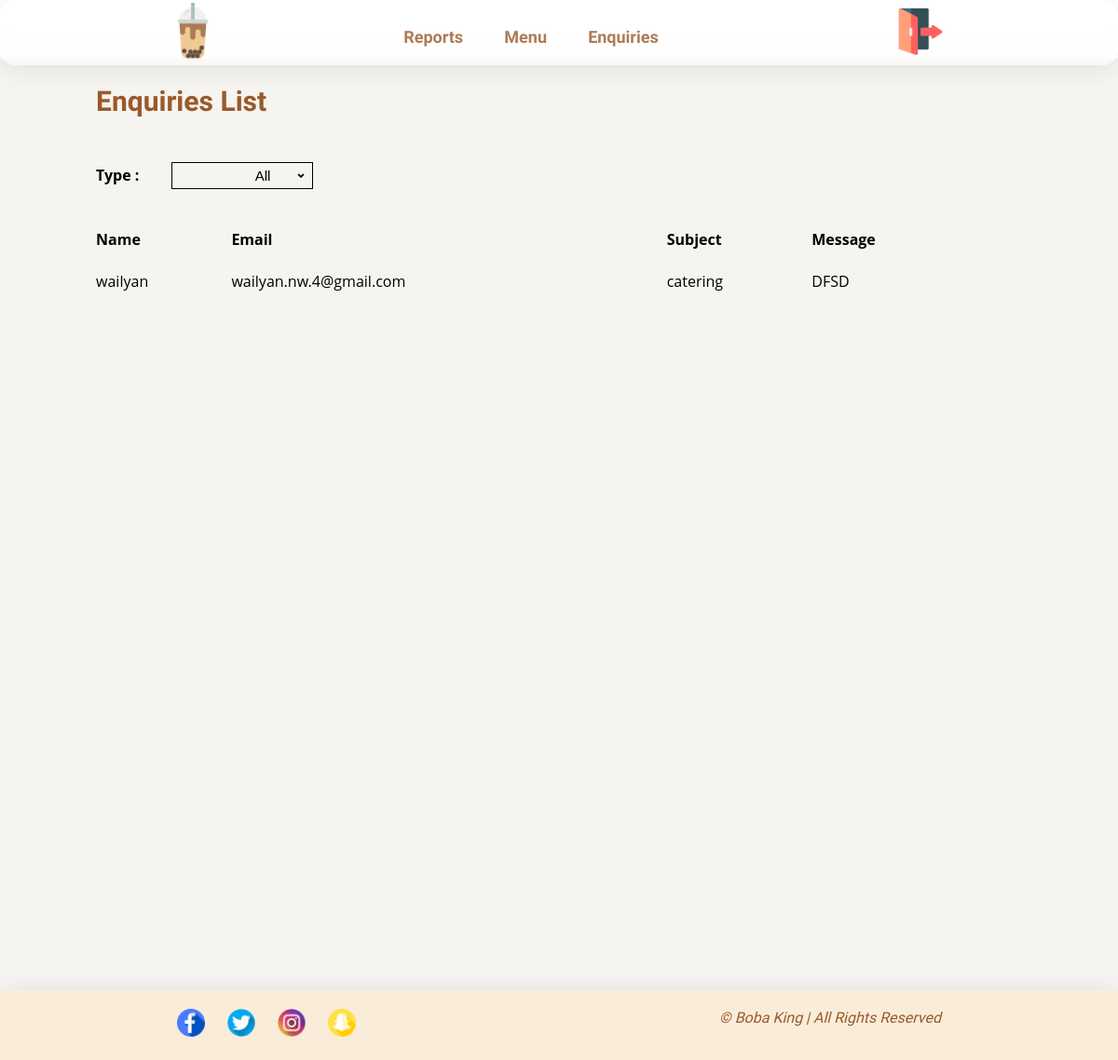
The app's page /adminEnquiries.php (signed in) with its own data.
### tables this page shows
CREATE TABLE `feedback` (
  `id` int(10) NOT NULL,
  `name` varchar(50) NOT NULL,
  `email` varchar(50) NOT NULL,
  `subject` varchar(80) NOT NULL,
  `message` varchar(140) NOT NULL
);

### adminEnquiries.php (the view, shortened to what this page needs)
<!DOCTYPE html>
<html lang="en">
<head>
    <link rel="stylesheet" href="./styles/style.css">
</head>
<body>
    <div class="container">
        <section>
            <div class="header">
                <div class="header-box1"><a href="index.php"><img src="assets/nav/logo.png" alt="logo" class="logo"></a>
                </div>
                <div class="header-box2">
                    <nav class="main-nav">
                        <ul>
                        <li><a href="adminReports.php"><b>Reports</b></a></li>
                                <li><a href="adminMenu.php"><b>Menu</b></a></li>
                                <li><a href="adminEnquiries.php"><b>Enquiries</b></a></li>
                        </ul>
                    </nav>
                </div>
                <div class="header-box3">
                    <nav class="main-nav">
                        <a id="cart" href="./php/adminLogout.php"><img src="assets/nav/logout-icon.png" width="50px"
                                height="50px" style="margin-top: 4px; margin-left: 50px;"></a>
                    </nav>
                </div>
            </div>
        </section>
        <div class="cart-main">
            <table id="history-table" style="width: 80%;">
                <thead>
                    <tr>
                        <th colspan="3">
                            <h2 class="ttl" style="text-align: left;">Enquiries List</h2>
                        </th>
                        <th></th>
                    </tr>
                    <tr style="margin-bottom: 30px;">
                        <th colspan="3">
                            <form action="adminEnquiries.php" method="post">
                                <label style="display: inline-block;">Type : </label>
                                <div class="select-style2"
                                    style="display: inline-block; margin-left: 30px; margin-bottom: 20px;">
                                    <select name="type" id="type" onchange="updateDate('go');">
                                        <option value=""
                                            <?php if ($_SESSION['enquiriesType']==""){echo " selected ";}?>>All</option>
                                    </select>
                                </div>
                            </form>
                        </th>
                        <th></th>
                        <th></th>
                        <th></th>
                    </tr>
                    <tr>
                        <th>Name</th>
                        <th>Email</th>
                        <th>Subject</th>
                        <th>Message</th>
                    </tr>
                </thead>
                <tbody>
                    <?php
                        include './php/credentials.php';
                        $conn = mysqli_connect($servername, $username, $password, $dbname);
                        ?>
                    <?php
                        $sql_1 = "SELECT * FROM feedback WHERE subject LIKE '%".$_SESSION['enquiriesType']."%'";
                        $result = mysqli_query($conn, $sql_1);
                        if (mysqli_num_rows($result) > 0) {
                            while($row = mysqli_fetch_assoc($result)) {
                                     echo'
                                        <tr>
                                        <td>'.$row['name'].'</td>
                                        <td>'.$row['email'].'</td>
                                        <td>'.$row['subject'].'</td>
                                        <td>'.$row['message'].'</td>
                                        </tr>'
                                ;
                            }
                        }
                        ?>
                </tbody>
            </table>
        </div>
        <section>
            <div class="footer">
                <div id="icons">
                    <a href="#"><img src="assets/footer/facebook.png"></a>
                    <a href="#"><img src="assets/footer/twitter.png"></a>
                    <a href="#"><img src="assets/footer/instagram.png"></a>
                    <a href="#"><img src="assets/footer/snapchat.png"></a>
                </div>
                <div id="copyright">
                    <i>&copy; Boba King | All Rights Reserved</i>
                </div>
            </div>
        </section>
    </div>
</body>
</html>

### styles/style.css (style rules this page uses)
body { margin: 0; padding: 0; font-family: 'Open Sans', sans-serif; font-weight: 400; width: 100%; min-height: 100vh; overflow-x: hidden; }
.header { position: fixed; display: flex; flex-wrap: wrap; justify-content: space-evenly; align-items: center; height: 70px; top: 0; z-index: 10; opacity: 0.8; width: 100%; background: rgba(255, 255, 255, 0.41); border-radius: 16px; box-shadow: 0 4px 30px rgba(0, 0, 0, 0.1); backdrop-filter: blur(13.2px); -webkit-backdrop-filter: blur(13.2px); }
.header-box1 { width: 60px; }
.header-box1 img { width: 100%; }
nav { line-height: 25px; }
nav li { display: inline-block; padding-top: 10px; position: relative; }
nav li a { display: block; color: #995A2B; padding: 0px 20px; text-decoration: none; font-family: 'Fruktur', cursive; font-size: 18px; }
nav ul { list-style-type: none; margin: 0; padding: 0; }
.header-box3 #cart { padding: 0 10px; }
#history-table { margin-left: 100px; text-align: left; width: 100% }
#history-table th, #history-table td { padding-bottom: 20px; }
.login-ttl, .signup-ttl, .ttl { font-family: 'Fruktur', cursive; font-size: 30px; color: #995A2B; text-align: center; }
.cart-main { background-color: #F5F4F0; margin-top: 63px; width: 100%; text-align: center; min-height: 900px; padding-bottom: 100px; }
.select-style2 { border: 1px solid black; border-radius: 0; background: #F5F4F0 url("./icon-select.jpg") no-repeat 95% 50%; width: 150px; display: block; }
.select-style2 select { padding: 5px 8px; width: 130%; border: none; box-shadow: none; background: transparent; background-image: none; -webkit-appearance: none; text-align: center; text-decoration: none; font-size: 15px; }
.footer { padding: 20px 190px; display: flex; flex-wrap: wrap; justify-content: space-between; background: rgba(234, 190, 121, 0.28); box-shadow: 0 4px 30px rgb(0 0 0 / 10%); backdrop-filter: blur(15.9 px); -webkit-backdrop-filter: blur(15.9px); }
#icons img { margin-right: 20px; width: 30px; height: 30px; }
#copyright { float: right; font-family: 'Fruktur', cursive; color: #995A2B; }

### records on screen
feedback: name "wailyan", email "wailyan.nw.4@gmail.com", subject "catering", message "DFSD"
